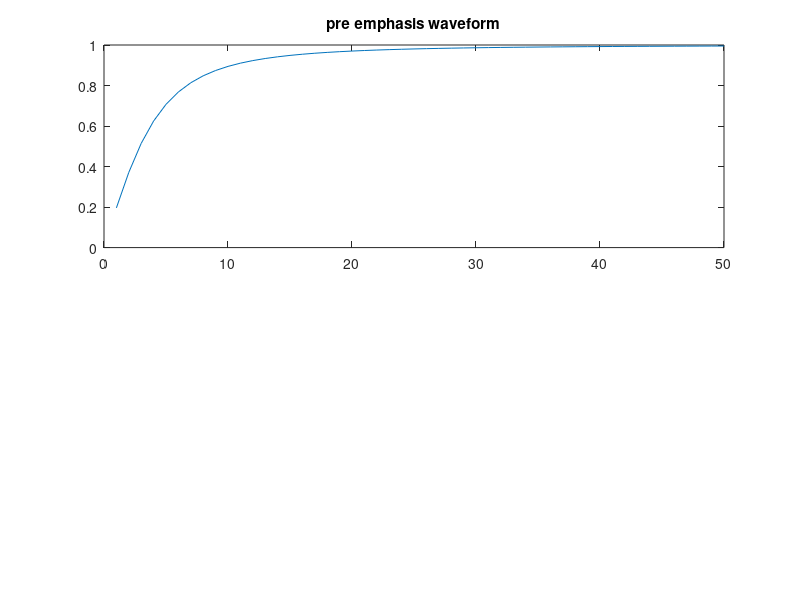

Write MATLAB code to recreate this figure.
clc
close all;

%f1=10;
f1=input("Input Frequency :");
for f=1:50
    x(f)=(1/sqrt(1+(f1/f)^2));
    f2(f)=f;
    subplot(2,1,1);
    plot(f2,x);
    title('pre emphasis waveform');
end



